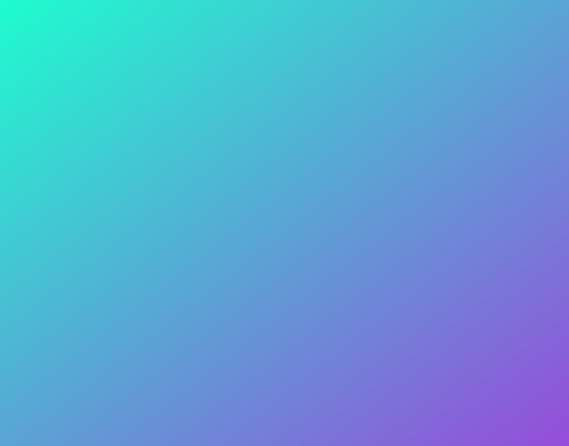
<?xml version="1.0" encoding="UTF-8"?>
<ui version="4.0">
 <class>SettingsDialog</class>
 <widget class="QDialog" name="SettingsDialog">
  <property name="geometry">
   <rect>
    <x>0</x>
    <y>0</y>
    <width>569</width>
    <height>446</height>
   </rect>
  </property>
  <property name="windowTitle">
   <string>Dialog</string>
  </property>
  <property name="styleSheet">
   <string notr="true">QWidget#SettingsDialog
{
	background-color: qlineargradient(spread:pad, x1:0, y1:0, x2:1, y2:1, stop:0 rgba(3, 252, 202, 170), stop:1 rgba(137, 54, 214, 170));
}</string>
  </property>
 </widget>
 <resources/>
 <connections/>
</ui>
